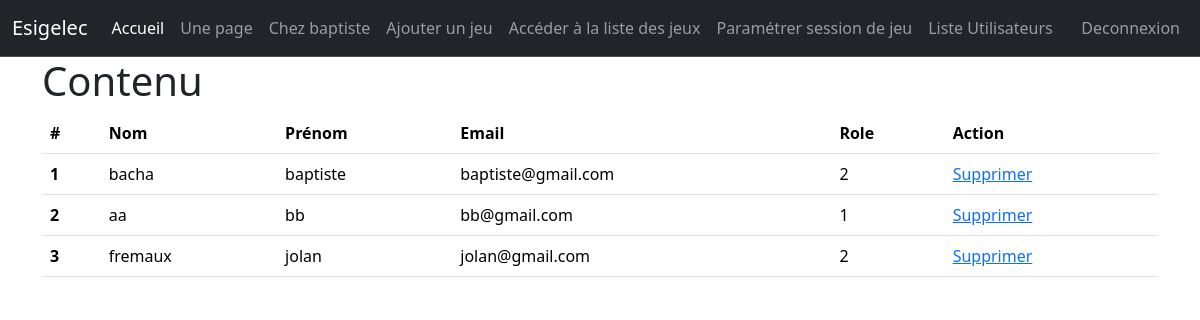
Before: /list.php (signed in) with the older database file.
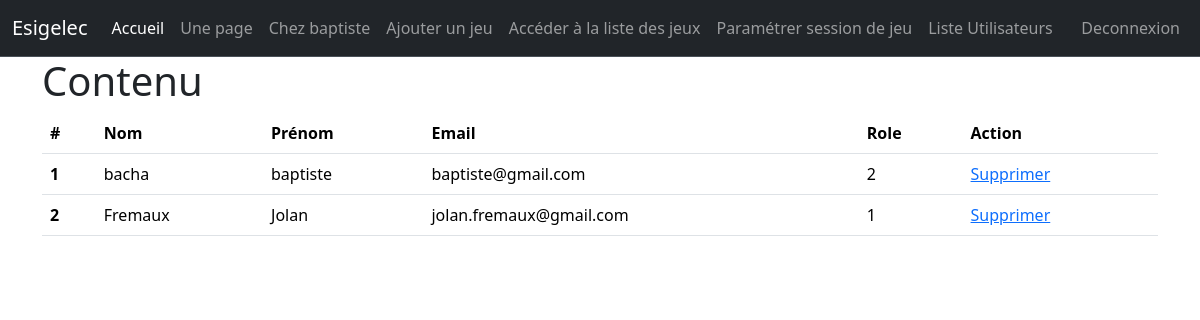
After: the same page with the newer database file.
### tables this page shows
CREATE TABLE `user` (
  `nom` varchar(30) NOT NULL,
  `prenom` varchar(30) NOT NULL,
  `email` varchar(50) NOT NULL,
  `password` varchar(100) NOT NULL,
  `role` int(11) NOT NULL
);

### list.php (the view, shortened to what this page needs)
<?php
    include 'header.inc.php';
    include 'menu.inc.php';
?>
<div class="container">
<h1>Contenu</h1>
<table class="table">
  <thead>
    <tr>
      <th scope="col">#</th>
      <th scope="col">Nom</th>
      <th scope="col">Prénom</th>
      <th scope="col">Email</th>
      <th scope="col">Role</th>
      <th scope="col">Action</th>
    </tr>
  </thead>
  <tbody>
  <?php
require_once("param.inc.php");
$mysqli = new mysqli($host, $login, $passwd, $dbname);
$i=1;
if ($stmt = $mysqli->prepare("SELECT * FROM user WHERE 1"))
{
  $stmt->execute();
  $result = $stmt->get_result();
  while($row = $result->fetch_assoc())
  {
    echo '<tr>';
    echo  '<th scope="row">'.$i.'</th>';
    echo'<td>'.$row['nom'].'</td>';
    echo'<td>'.$row['prenom'].'</td>';
    echo'<td>'.$row['email'].'</td>';
    echo'<td>'.$row['role'].'</td>';
   echo'<td><a href="delete.php?email='.$row['email'].'" >Supprimer</a></td>';
    echo '</tr>';
$i++;
}
}
?>
</tbody>
</table>
</div>
<?php
    include 'footer.inc.php';
?>

Changed rows visible on the page:
removed user: nom "aa", prenom "bb", email "bb@gmail.com", role "1"
removed user: nom "fremaux", prenom "jolan", email "jolan@gmail.com", role "2"
added user: nom "Fremaux", prenom "Jolan", email "jolan.fremaux@gmail.com", role "1"
